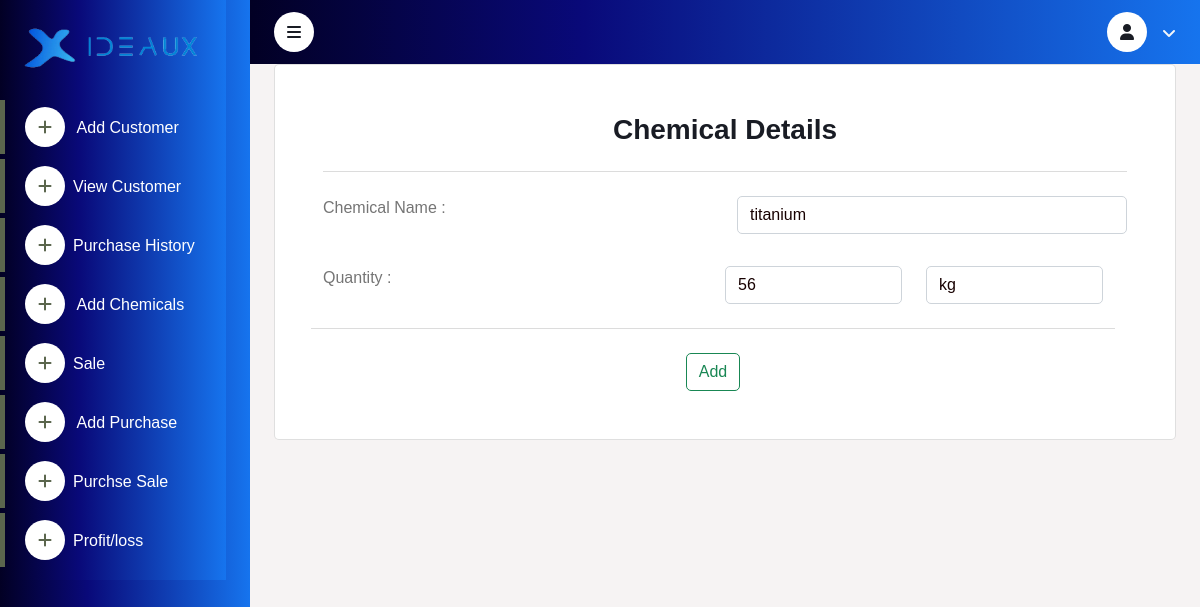
Screenshot of /manu/edit_product/37/ with the database file from the repository.
### manu/models.py (models this page shows)
class Product(models.Model):
    manufactured_product=models.CharField(max_length=20)
    manufactured_quantity=models.CharField(max_length=60)
    measure=models.CharField(choices = MEASURE_CHOICES,max_length=60)
    type_name=models.CharField(max_length=20,choices=TYPE_CHOICES,null=True,blank=True)
    total_charge_amount=models.DecimalField(max_digits = 16, decimal_places = 2,default=0)
    raw_material_amount=models.DecimalField(max_digits = 16, decimal_places = 2,default=0)
    sell_status=models.CharField(max_length=20,choices=STATUS_CHOICES,null=True,blank=True)
    status= models.CharField(choices=STATUS_CHOICES,max_length=100, null=True,blank=True)
    price_pro_loss=models.DecimalField(max_digits = 8,decimal_places = 2,default=0)
    total_manufactured_amount=models.DecimalField(max_digits = 16, decimal_places = 2,default=0)
    total_sell_amount=models.DecimalField(max_digits = 16, decimal_places = 2,default=0)
    sub_amount=models.DecimalField(max_digits = 16, decimal_places = 2,default=0)
    unit_purchase_price=models.DecimalField(max_digits = 16, decimal_places = 2,default=0)
    sell_quantity=models.IntegerField(null=True, blank=True,default=0)
    unit_price_manu_product=models.DecimalField(max_digits = 16, decimal_places = 2,default=0)
    quantity_price=models.IntegerField(null=True, blank=True,default=0)
    purchase_price=models.DecimalField(max_digits = 8,decimal_places = 2,default=0)
    created_at = models.DateTimeField(auto_now_add=True)
    updated_at = models.DateTimeField(auto_now=True)

### manu/views.py (the view)
# urls.py: path('edit_product/<int:id>/', views.edit_product, name='edit_product'),
def edit_product(request,id):
    edit_product=Product.objects.get(id=id)
    form=ProductForm(instance=edit_product)
    if request.method=="POST":
        form=ProductForm(request.POST,instance=edit_product)
        if form.is_valid():
            edit=form.save()
            edit.save()
            return redirect('product')
        else:
            print(form.errors)
            return render(request,"manu/edit_product.html",{'edit_product':edit_product,'form':form})
    else:
        return render(request,"manu/edit_product.html",{'edit_product':edit_product,'form':form})

### manu/forms.py
class ProductForm(forms.ModelForm):
    class Meta:
        model=Product
        fields=['manufactured_product','manufactured_quantity','measure']

### manu/templates/manu/edit_product.html (shortened to what this page needs)
{% extends "user/layout.html" %}
{% load static %}
{% block content %}
<div class="container">
    <div class="card p-5">
        <h3 class="text-center">Chemical Details</h3>
        <hr class="hr-center">
        <form action="" method="post" enctype="multipart/form-data">
            <div class="row">
                    <div class="col-md-6 mt-2">
                        <label for="manufactured_product">Chemical&nbsp;Name&nbsp;:</label>
                    </div>
                    <div class="col-md-6 mt-2">
                        <input type="text" name="manufactured_product" class="form-control" id="manufactured_product" value="{{form.manufactured_product.value|default_if_none:''}}" ><br>
                </div>
                <div class="row">
                    <div class="col-md-6 mt-2">
                      <label for="manufactured_quantity">Quantity&nbsp;:</label>
                  </div>
                  <div class="col-md-3 mt-2">
                      <input type="text" name="manufactured_quantity" class="form-control" id="manufactured_quantity" value="{{form.manufactured_quantity.value|default_if_none:''}}" ><br>
              </div>
              <div class="col-md-3 mt-2">
                <select class="form-control"  class="js-example-basic-single" name="measure" required>
                    {% if edit_product.measure %}
                    <option value="{{edit_product.measure}}" selected>{{edit_product.measure}}</option>
                    {% elif measure %}
                    <option value="{{measure}}" selected>{{measure}}</option>
                    {% else %}
                    <option selected >select</option>
                    {% endif %}
                </select>
        </div>
    <hr class="hr-center">
    <div class=" d-flex justify-content-center mt-2">
        <button type="submit" class="btn btn-outline-success mx-1">Add</button>
    </div>
        </form>
    </div>
</div>
{% endblock content %}

### user/static/css/styles.css (style rules this page uses)
:root { --primary: #bb1e30; --light: #e92a41; --dark: #252525; --blue:rgb(71, 144, 208); }
.btn { transition: .5s; }

### rows the page displays
Product: manufactured_product "titanium", manufactured_quantity "56", measure "kg"
